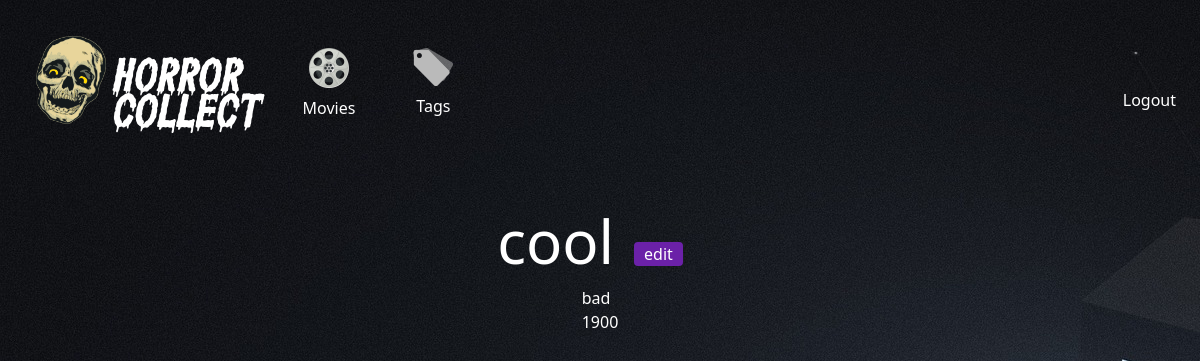
The app's page /tags/3 (signed in) with its own data.
### app/models.py (models this page shows)
class Tag(db.Model):
  id = db.Column(db.Integer, primary_key=True)
  name = db.Column(db.String(255), nullable=False)
  user_id = db.Column(db.Integer, db.ForeignKey('user.id'), nullable=False)
  user = db.relationship('User', back_populates='tags')
  movies = db.relationship('Movie', secondary='movie_tags', back_populates='tags')

class Movie(db.Model):
  id = db.Column(db.Integer, primary_key=True)
  title = db.Column(db.String(255), nullable=False)
  release_year = db.Column(db.String(4))
  user_id = db.Column(db.Integer, db.ForeignKey('user.id'), nullable=False)
  user = db.relationship('User', back_populates='movies')
  tags = db.relationship('Tag', secondary='movie_tags', back_populates='movies')

### app/controllers/tags.py (the view)
@tags.route('/tags/<id>', methods=['GET'])
@login_required
def show(id):
  tag = Tag.query.get(id)
  if tag in current_user.tags:
    return render_template('tags/show.html', tag=tag)
  else:
    flash('that is not yours')
    return redirect(url_for('tags.index'))

### app/__init__.py (called while the page is built)
@login_manager.user_loader
def load_user(user_id):
    return User.query.get(int(user_id))

### app/templates/tags/show.html
{% extends 'layouts/base.html' %} {% block content %}
  <div class="flex flex-row w-full justify-center items-end">
    <p class="title text-[60px] w-fit">{{ tag.name }}</p>
    <a class="button bg-purple-800" href="{{ url_for('tags.edit', id=tag.id) }}">edit</a>
  </div>
  <div>
    {% for movie in tag.movies %}
      <a href="{{ url_for('movies.show', id=movie.id) }}">
        <p>{{ movie.title }}</p>
        <p>{{ movie.release_year }}</p>
      </a>
    {% endfor %}
  </div>
{% endblock %}

### app/static/style.css (style rules this page uses)
.button { padding: 0px 10px; background-color: rgb(0, 97, 146); border-radius: 4px; margin: 20px; color: white; height: fit-content; }
.title { font-size: 25px; width: 100%; text-align: center; }

### records on screen
Tag: name "cool"
Movie: title "bad", release_year "1900"
